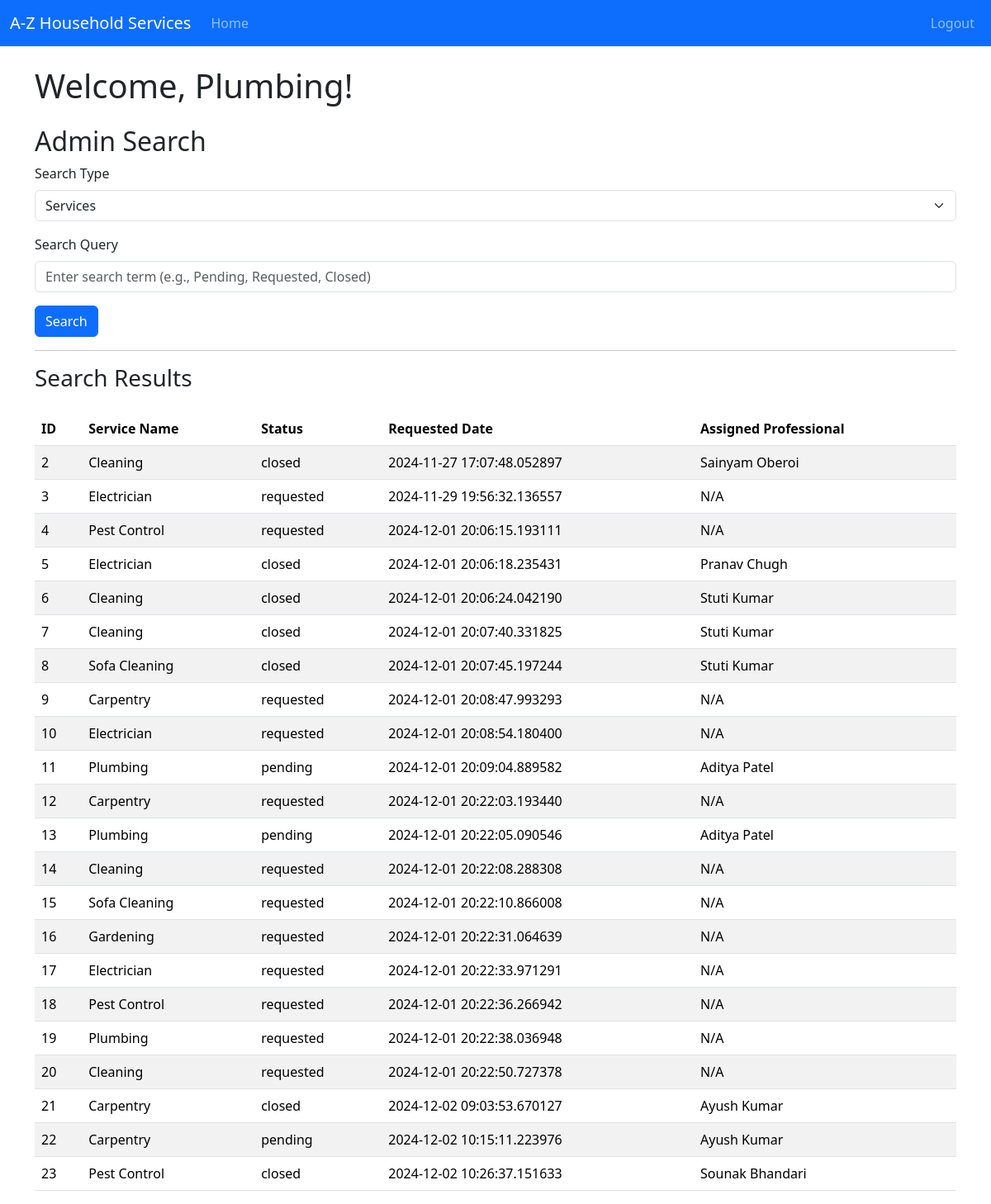
/admin/search/Plumbing, run on an earlier commit of the app's database.
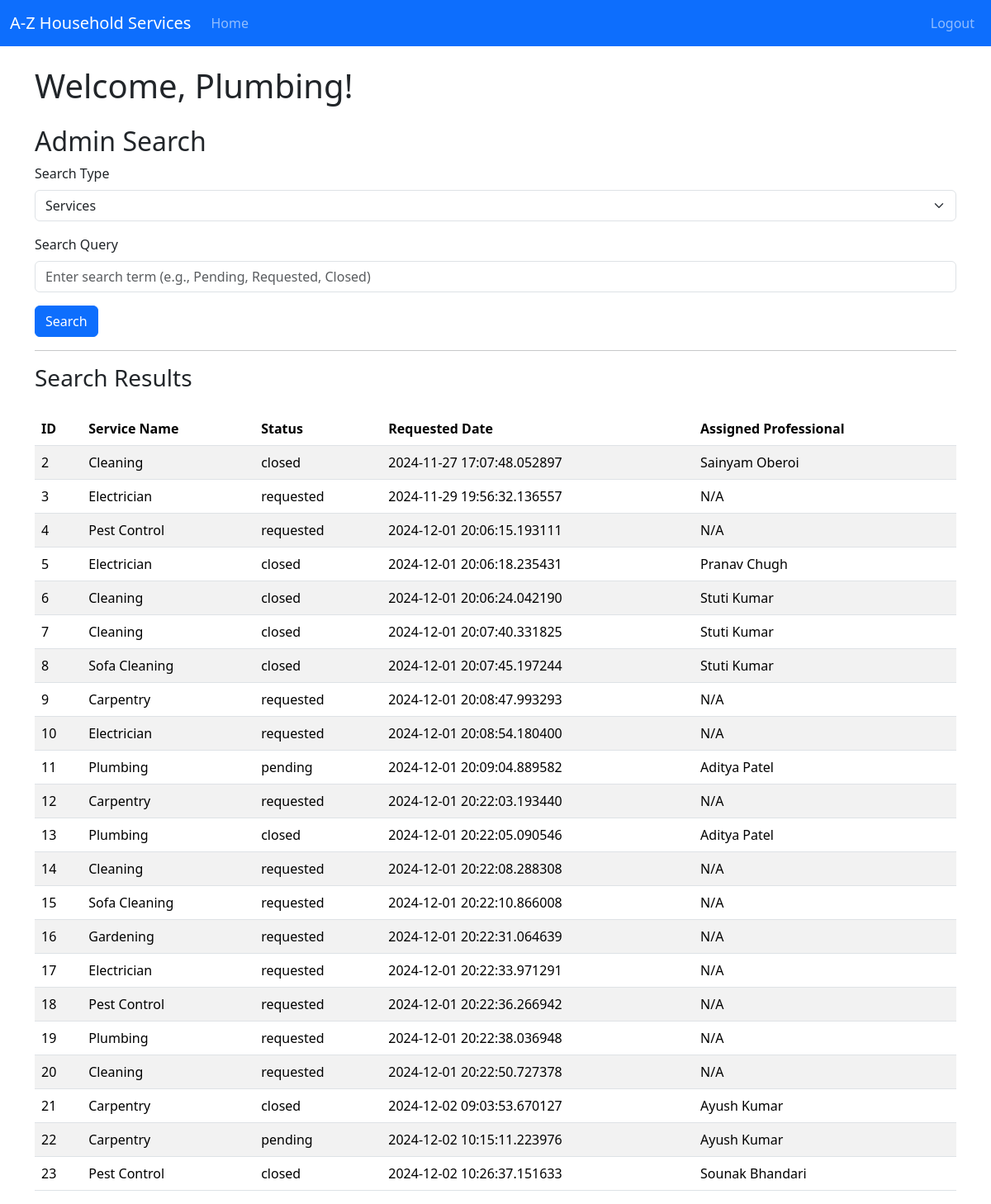
And on a later commit of the database.
### backend/models.py (models this page shows)
class ServiceRequest(db.Model):
    __tablename__ = 'service_requests'
    id = db.Column(db.Integer, primary_key=True)
    user_id = db.Column(db.Integer, db.ForeignKey('user.id'), nullable=False)
    professional_id = db.Column(db.Integer, db.ForeignKey('professional.id'), nullable=True)
    service_id = db.Column(db.Integer, db.ForeignKey('service.id'), nullable=False)
    date_of_request = db.Column(db.DateTime, nullable=False)
    date_of_completion = db.Column(db.DateTime)
    service_status = db.Column(db.String(20), nullable=False)  # 'requested', 'pending' , 'closed',
    rating = db.Column(db.Integer)  # out of 5
    remarks = db.Column(db.Text)

class Service(db.Model):
    __tablename__ = 'service'
    id = db.Column(db.Integer, primary_key=True)
    name = db.Column(db.String(100), nullable=False)
    price = db.Column(db.Float, nullable=False)
    duration = db.Column(db.Integer, nullable=False)  # in minutes
    description = db.Column(db.Text, nullable=False)
    service_requests = db.relationship('ServiceRequest', cascade="all,delete", backref='service', lazy='dynamic')

class Professional(db.Model):
    __tablename__ = 'professional'
    id = db.Column(db.Integer, primary_key=True)
    email = db.Column(db.String(120), unique=True, nullable=False)
    password = db.Column(db.String(120), nullable=False)
    role = db.Column(db.Integer, default=2)   #1 for customer, 2 for professional, 3 for admin
    full_name = db.Column(db.String(100), nullable=False)
    service_name = db.Column(db.String(100), nullable=False)
    experience = db.Column(db.Integer, nullable=False)
    uploaded_documents = db.Column(db.String(255))  # Stores file path or URL
    address = db.Column(db.String(255), nullable=False)
    pincode = db.Column(db.Integer, nullable=False)
    status = db.Column(db.String(10), nullable=False, default='pending') # for approval of admin
    service_requests = db.relationship('ServiceRequest',cascade="all,delete", backref='professional', lazy='dynamic') #relationship: professionals can access its service requests

### backend/controllers.py (the view, shortened to what this page needs)
@app.route('/admin/search/<name>', methods=['GET'])
def admin_search(name):
    search_type = request.args.get('search_type', 'services')  # 'services'by default |  these are the search parameters eg: ?search_type=services&query=
    query_term = request.args.get('query', '').strip()  #  empty string by default
    results = []  # Initialising
    if search_type == 'services':
        service_query = ServiceRequest.query.join(Service)   # ServiceRequest inner join with Service
        if query_term.lower() in ['pending', 'requested', 'closed']:  # filter by service status | .lower converts into lowercase
            service_query = service_query.filter(ServiceRequest.service_status.ilike(query_term))   #ilike is case insensitive while like is case sensitive
        elif query_term:  # filter by service name
            service_query = service_query.filter(Service.name.ilike(f'%{query_term}%'))
        results = service_query.all()    #returns all services if no search query is given
    return render_template('admin_search.html', name=name, search_type=search_type, query=query_term, results=results)   #results are passed as parameters

### templates/admin_search.html (shortened to what this page needs)
{% extends "base_dashboard.html" %}
{% block dashboard_content %}
<h1 class="mb-4">Welcome, {{ name }}!</h1>
<h2>Admin Search</h2>
<form action="{{ url_for('admin_search', name=name) }}" method="GET">
    <div class="mb-3">
        <label for="searchType" class="form-label">Search Type</label>
        <select id="searchType" name="search_type" class="form-select">
            <option value="services" {% if search_type == 'services' %}selected{% endif %}>Services</option>
        </select>
    </div>
    <div class="mb-3">
        <label for="searchQuery" class="form-label">Search Query</label>
        <input type="text" class="form-control" id="searchQuery" name="query" placeholder="Enter search term (e.g., Pending, Requested, Closed)" value="{{ query }}">
    </div>
    <button type="submit" class="btn btn-primary">Search</button>
</form>
<hr>
<h3>Search Results</h3>
{% if results %}
    <table class="table table-striped mt-4">
        <thead>
            <tr>
                {% if search_type == 'services' %}
                <th>ID</th>
                <th>Service Name</th>
                <th>Status</th>
                <th>Requested Date</th>
                <th>Assigned Professional</th>
                {% elif search_type == 'customers' %}
                <th>ID</th>
                <th>Full Name</th>
                <th>Email</th>
                <th>Address</th>
                {% elif search_type == 'professionals' %}
                <th>ID</th>
                <th>Name</th>
                <th>Service</th>
                <th>Experience</th>
                {% endif %}
            </tr>
        </thead>
        <tbody>
            {% for result in results %}
            <tr>
                {% if search_type == 'services' %}
                <td>{{ result.id }}</td>
                <td>{{ result.service.name }}</td>
                <td>{{ result.service_status }}</td>
                <td>{{ result.date_of_request }}</td>
                <td>{{ result.professional.full_name if result.professional else 'N/A' }}</td>
                {% elif search_type == 'customers' %}
                <td>{{ result.id }}</td>
                <td>{{ result.full_name }}</td>
                <td>{{ result.email }}</td>
                <td>{{ result.address }}</td>
                {% elif search_type == 'professionals' %}
                <td>{{ result.id }}</td>
                <td>{{ result.full_name }}</td>
                <td>{{ result.service_name }}</td>
                <td>{{ result.experience }}</td>
                {% endif %}
            </tr>
            {% endfor %}
        </tbody>
    </table>
{% else %}
    <p>No results found for the given search criteria.</p>
{% endif %}
{% endblock %}

### templates/base_dashboard.html (shortened to what this page needs)
<!DOCTYPE html>
<html lang="en">
<head>
    <link href="https://cdn.jsdelivr.net/npm/bootstrap@5.3.2/dist/css/bootstrap.min.css" rel="stylesheet">
</head>
<body>
    {% block content %}
    <nav class="navbar navbar-expand-lg navbar-dark bg-primary mb-4">
        <div class="container-fluid">
            <a class="navbar-brand" href="{{ url_for('home') }}">A-Z Household Services</a>
            <div class="collapse navbar-collapse" id="navbarNav">
                <ul class="navbar-nav me-auto mb-2 mb-lg-0">
                    <li class="nav-item">
                        {% if user %}
                        {% if user.role == 0 %}
                        <a class="nav-link" href="{{ url_for('admin_dashboard', name=name) }}">Home</a>
                        {% elif user.role == 2 %}
                        <a class="nav-link" href="{{ url_for('professional_dashboard', name=name) }}">Home</a>
                        {% else %}
                        <a class="nav-link" href="{{ url_for('user_dashboard', name=name) }}">Home</a>
                        {% endif %}
                        {% else %}
                        <a class="nav-link" href="{{ url_for('home') }}">Home</a>
                        {% endif %}
                    </li>
                </ul>
                <ul class="navbar-nav">
                    <li class="nav-item">
                        <a class="nav-link" href="{{ url_for('logout') }}">Logout</a>
                    </li>
                </ul>
            </div>
        </div>
    </nav>
    <div class="container">
        {% block dashboard_content %}{% endblock %}
    </div>
    {% endblock %}
</body>
</html>

What changed in the data, as far as the page shows it:
changed ServiceRequest id 13: service_status "pending" → "closed"
